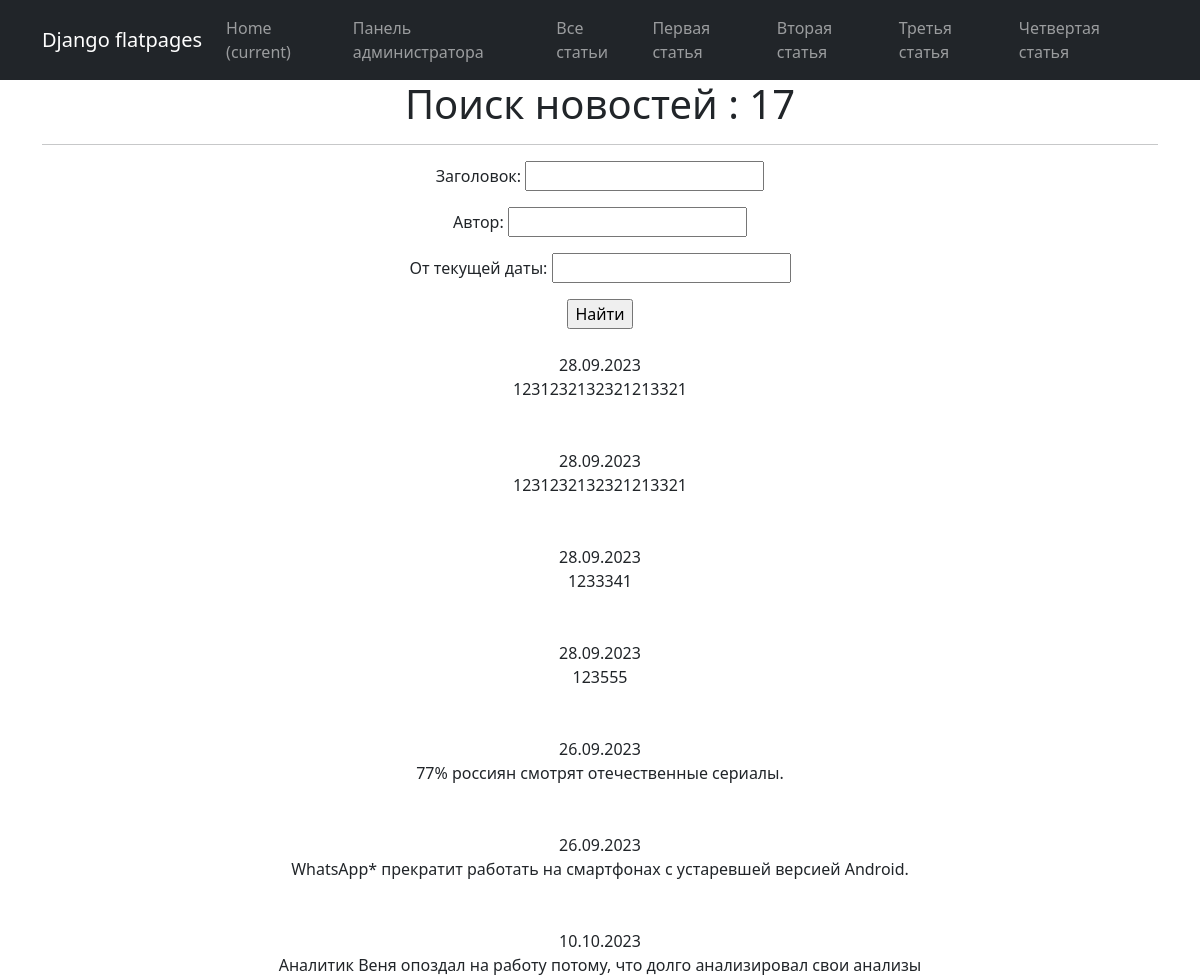
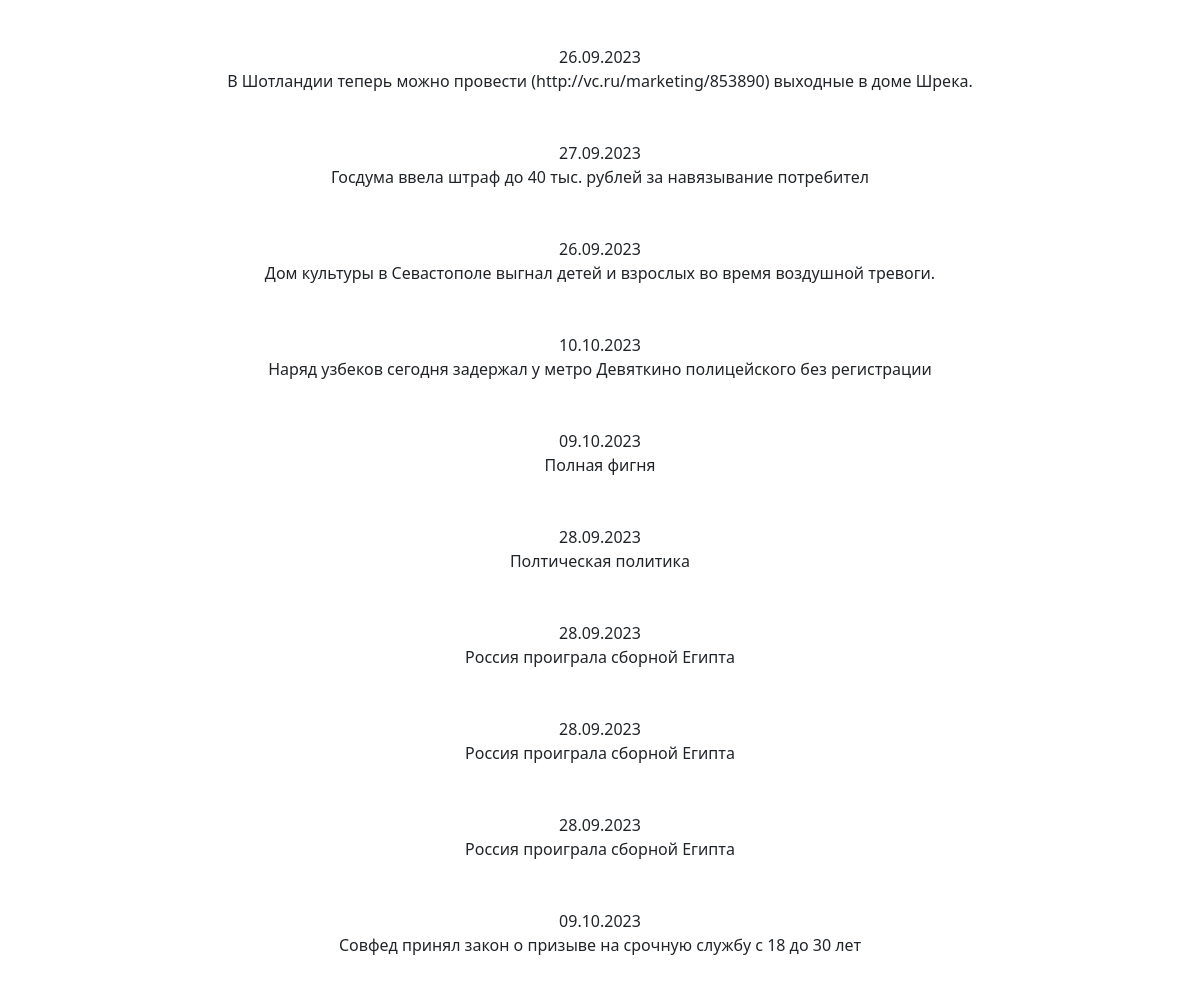
/news/search, run on the app's committed database (2 pictures, top to bottom).
### news/models.py (models this page shows, shortened)
class Post(models.Model):
    author = models.ForeignKey(Author, on_delete=models.CASCADE)
    name = models.CharField(max_length=100,choices = NewsArticles)
    time_in = models.DateTimeField (auto_now_add = True)
    categories = models.ManyToManyField(Category, through=PostCategory)
    title = models.CharField(max_length = 100)
    text = models.TextField()
    rating = models.IntegerField(default=0)

### news/views.py (the view)
# urls.py: path('search', NewsSearch.as_view(), name='news_search'),
class NewsSearch(ListView):
    model = Post
    ordering = 'title'
    template_name = 'news_search.html'
    context_object_name = 'news_search'
    def get_queryset(self):
       queryset = super().get_queryset()
       self.filterset = PostFilter(self.request.GET, queryset)
       return self.filterset.qs
    def get_context_data(self, **kwargs):
        context = super().get_context_data(**kwargs)
        context['filterset'] = self.filterset
        return context

### templates/news_search.html (shortened to what this page needs)
{% extends 'flatpages/default.html' %}
{% load custom_censor %}
{% block content %}
    <h1> Поиск новостей : {{ news_search|length }} </h1>
    <hr>
    <form action="" method="get">
        {{ filterset.form.as_p }}
        <input type="submit" value="Найти" />
    </form>
    {% for post in news_search%}
    <div>
        <br>
        {{post.time_in|date:'d.m.Y'}}
        <br>
        {{post.title}}
        <br>
        <br>
    </div>
    {%endfor%}
{% endblock content %}

### data on the page
Post: time_in "28.09.2023", title "1231232132321213321"
Post: time_in "28.09.2023", title "1231232132321213321"
Post: time_in "28.09.2023", title "1233341"
Post: time_in "28.09.2023", title "123555"
Post: time_in "26.09.2023", title "77% россиян смотрят отечественные сериалы."
Post: time_in "26.09.2023", title "WhatsApp* прекратит работать на смартфонах с устаревшей версией Android."
Post: time_in "10.10.2023", title "Аналитик Веня опоздал на работу потому, что долго анализировал свои анализы"
Post: time_in "26.09.2023", title "В Шотландии теперь можно провести (http://vc.ru/marketing/853890) выходные в доме Шрека."
Post: time_in "27.09.2023", title "Госдума ввела штраф до 40 тыс. рублей за навязывание потребител"
Post: time_in "26.09.2023", title "Дом культуры в Севастополе выгнал детей и взрослых во время воздушной тревоги."
Post: time_in "10.10.2023", title "Наряд узбеков сегодня задержал у метро Девяткино полицейского без регистрации"
Post: time_in "09.10.2023", title "Полная фигня"
Post: time_in "28.09.2023", title "Полтическая политика"
Post: time_in "28.09.2023", title "Россия проиграла сборной Египта"
Post: time_in "28.09.2023", title "Россия проиграла сборной Египта"
Post: time_in "28.09.2023", title "Россия проиграла сборной Египта"
Post: time_in "09.10.2023", title "Совфед принял закон о призыве на срочную службу с 18 до 30 лет"

### other printed values
{{ news_search|length }} "17"
